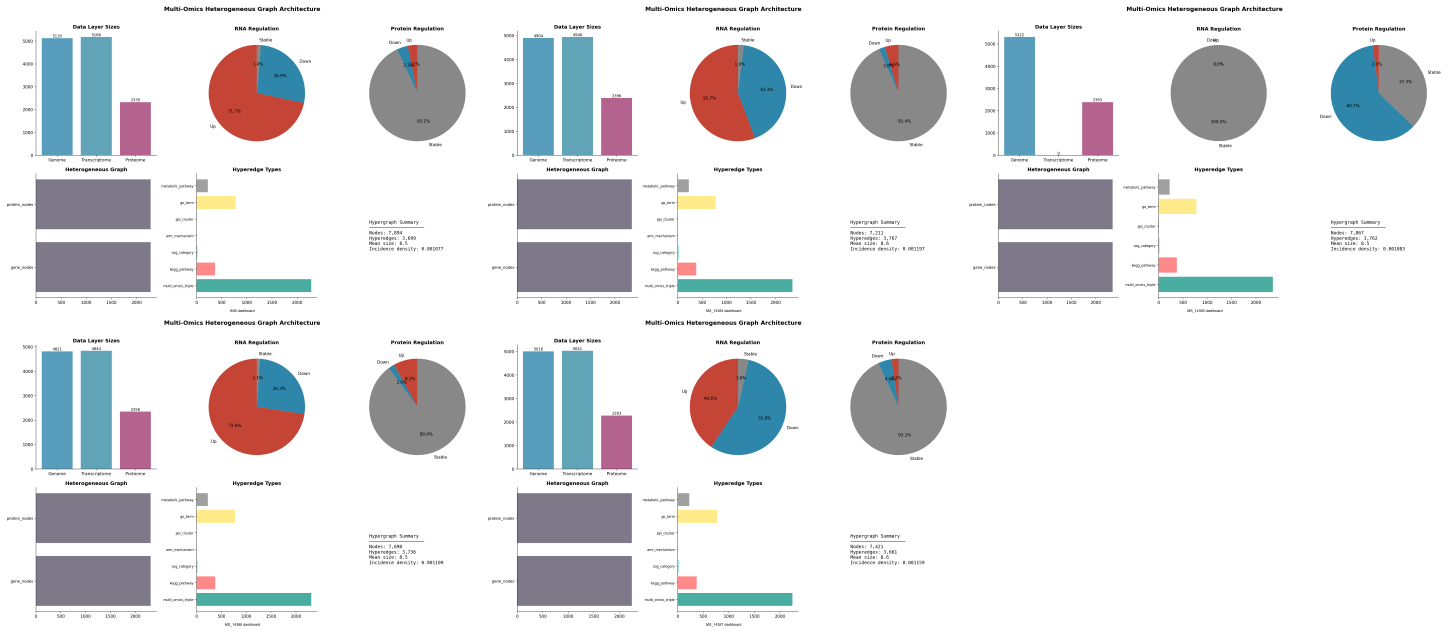
#> input picture multiomics_graph/reports/dashboards_overview.png, 7236 x 3156 px (shown at 1/5 size)
$ python restore_dashboards.py
#> lines starting #> are read from the running program, lines starting #| are printed output that depends on the picture
"""Restore the original pipeline-generated dashboards from the earlier montage.

dashboards_overview.png was composed from the original outputs dashboards (before
any regeneration), so each original summary_dashboard.png can be cropped back out
of it. B36 is copied from the untouched B36_summary_dashboard.png.

Run from multiomics_graph/:  python scripts/restore_dashboards.py
"""

from pathlib import Path

from PIL import Image

BASE = Path(__file__).resolve().parent.parent
OUT = BASE / "outputs"
MONTAGE = BASE / "reports" / "dashboards_overview.png"

W, H = 2388, 1521  # montage cell geometry (PAD=18, LABEL_H=30)
OFFSETS = {
    "B36": (18, 18),
    "MS_14384": (18 + 1 * (W + 18), 18),
    "MS_14385": (18 + 2 * (W + 18), 18),
    "MS_14386": (18, 18 + 1 * (H + 30 + 18)),
    "MS_14387": (18 + 1 * (W + 18), 18 + 1 * (H + 30 + 18)),
}


def main():
    montage = Image.open(MONTAGE).convert("RGB")
#> montage is the input picture: PIL image 7236x3156 RGB; mean R, G, B 226.6, 227.6, 229.8
    for strain, (x, y) in OFFSETS.items():
        cell = montage.crop((x, y, x + W, y + H))
        bbox = cell.getbbox()
        if bbox is None:
            print(f"  {strain}: empty cell, skipping")
            continue
        img = cell.crop(bbox)
        out = OUT / strain / "figures" / "summary_dashboard.png"
        img.save(out)
        print(f"Restored {strain} -> {out} ({img.width}x{img.height})")
#> this loop made 5 passes
#> pass 1, in main, `cell = montage.crop((x, y, x + W, y + H))`:
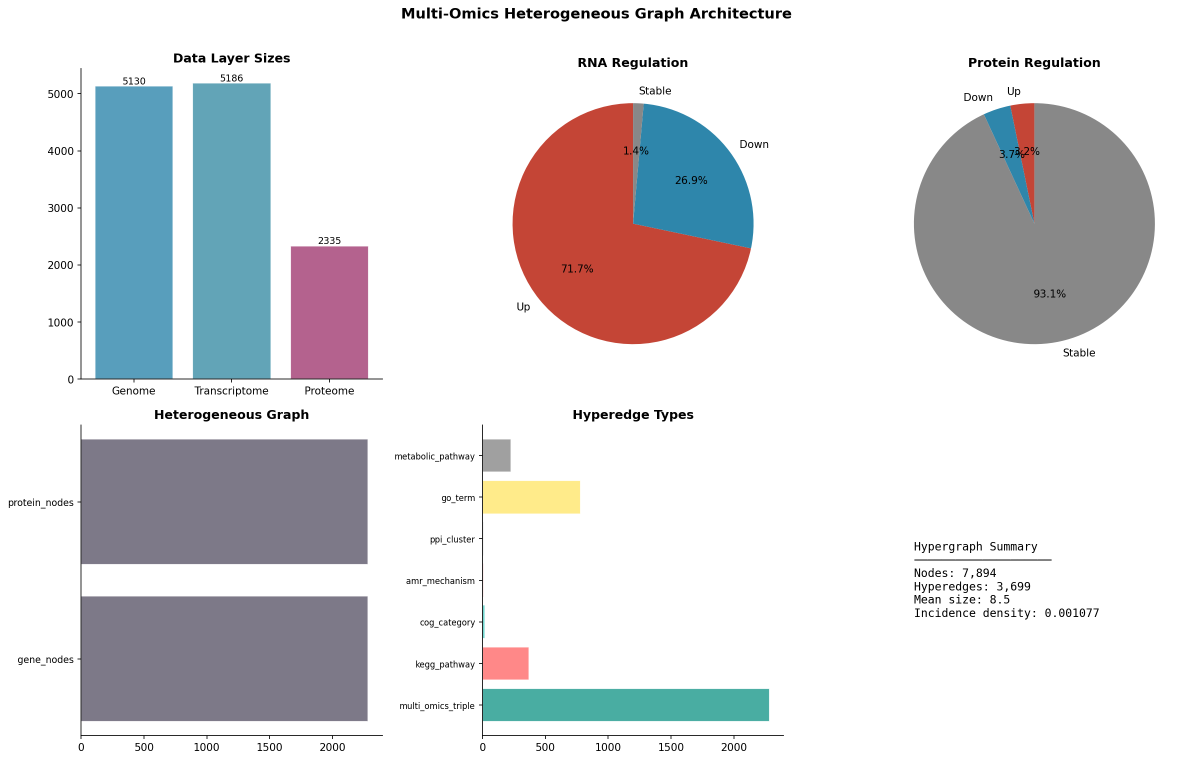
#> cell: PIL image 2388x1521 RGB (shown at 1/2 size); mean R, G, B 219.9, 219.4, 221.9
#> pass 3, in main, `cell = montage.crop((x, y, x + W, y + H))`:
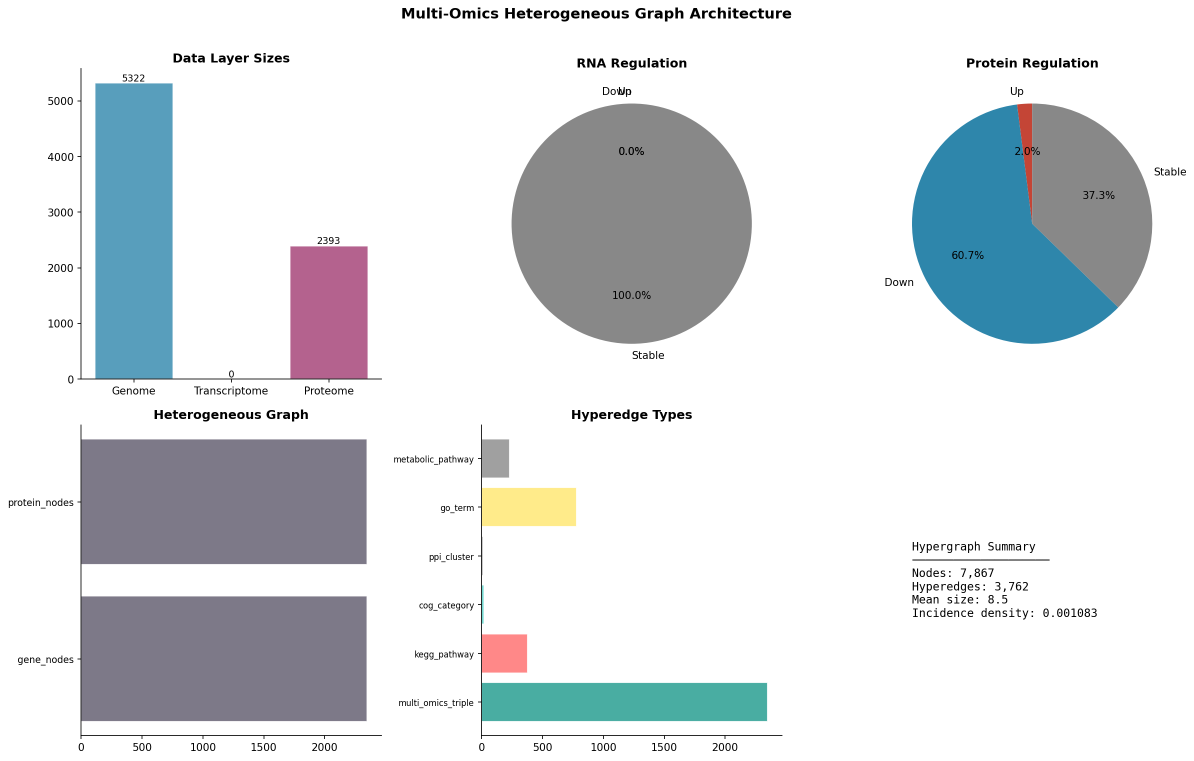
#> cell: PIL image 2388x1521 RGB (shown at 1/2 size); mean R, G, B 220.1, 224, 227.1
#> after the loop:
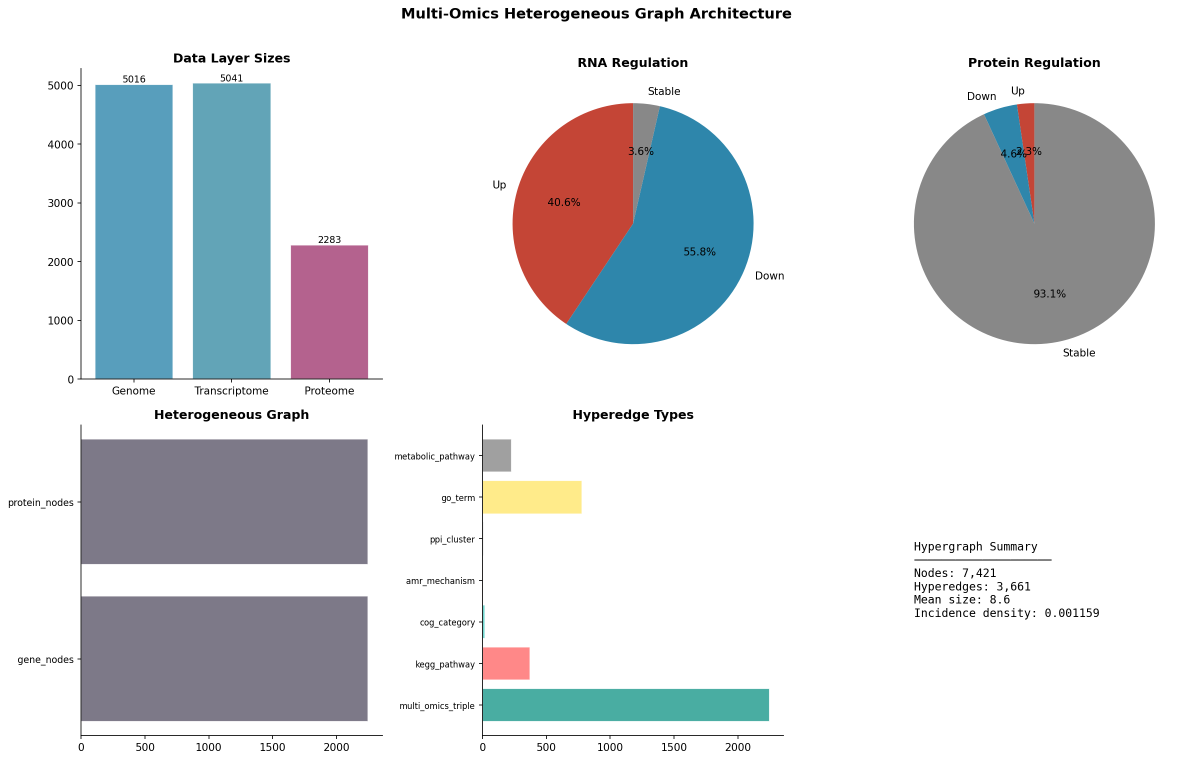
#> img: PIL image 2388x1521 RGB (shown at 1/2 size); mean R, G, B 217.6, 220.4, 223.7


if __name__ == "__main__":
    main()

$ run again, with multiomics_graph/reports/amr_cross_strain_heatmap.png copied over multiomics_graph/reports/dashboards_overview.png
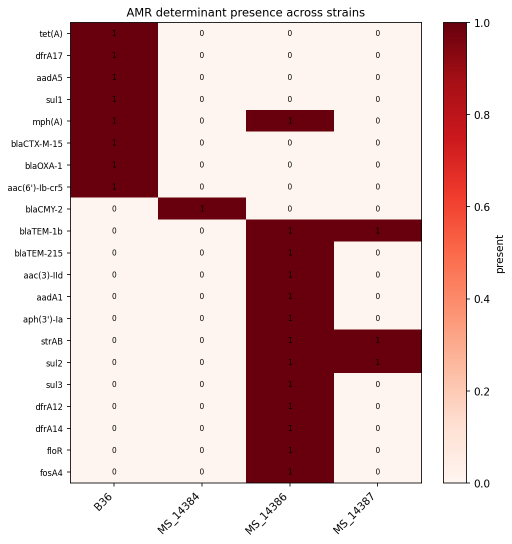
#> input picture multiomics_graph/reports/amr_cross_strain_heatmap.png, 1024 x 1087 px (shown at 1/2 size)
#> the loop in main, `for strain, (x, y) in OFFSETS.items():` made 5 passes
#> bbox on pass 1: (0, 0, 1006, 1069)
#> pass 1, in main, `cell = montage.crop((x, y, x + W, y + H))`:
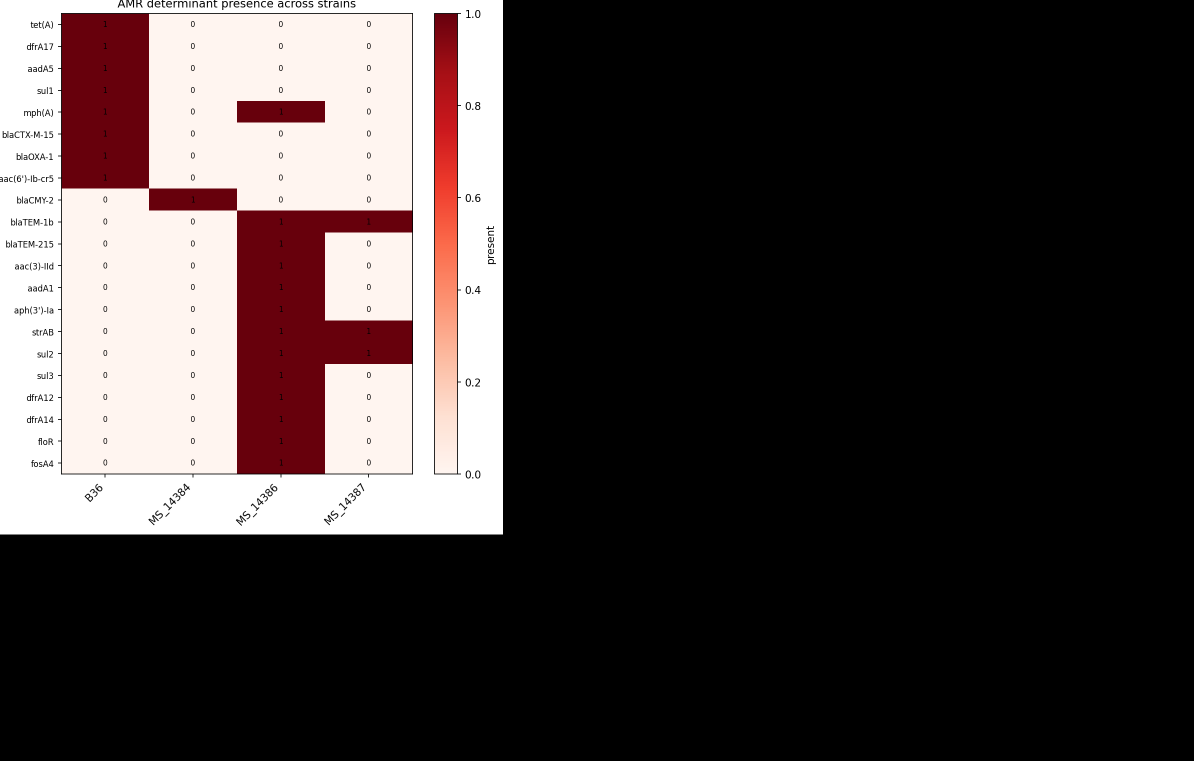
#> cell: PIL image 2388x1521 RGB (shown at 1/2 size); mean R, G, B 65.6, 57.7, 57.6
#> pass 1, in main, `img = cell.crop(bbox)`:
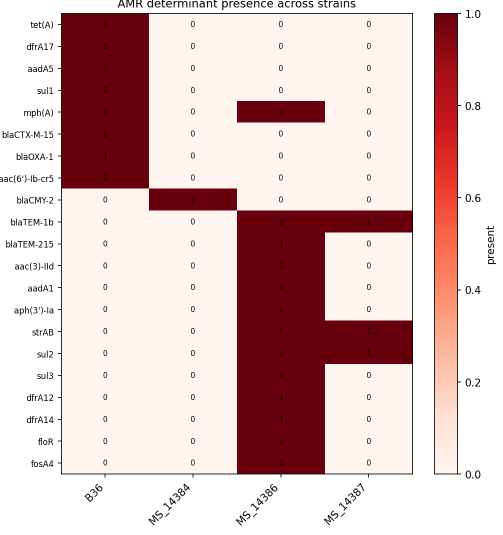
#> img: PIL image 1006x1069 RGB (shown at 1/2 size); mean R, G, B 221.7, 194.9, 194.4

$ run again, with multiomics_graph/reports/amr_trace_B36_aadA5.png copied over multiomics_graph/reports/dashboards_overview.png
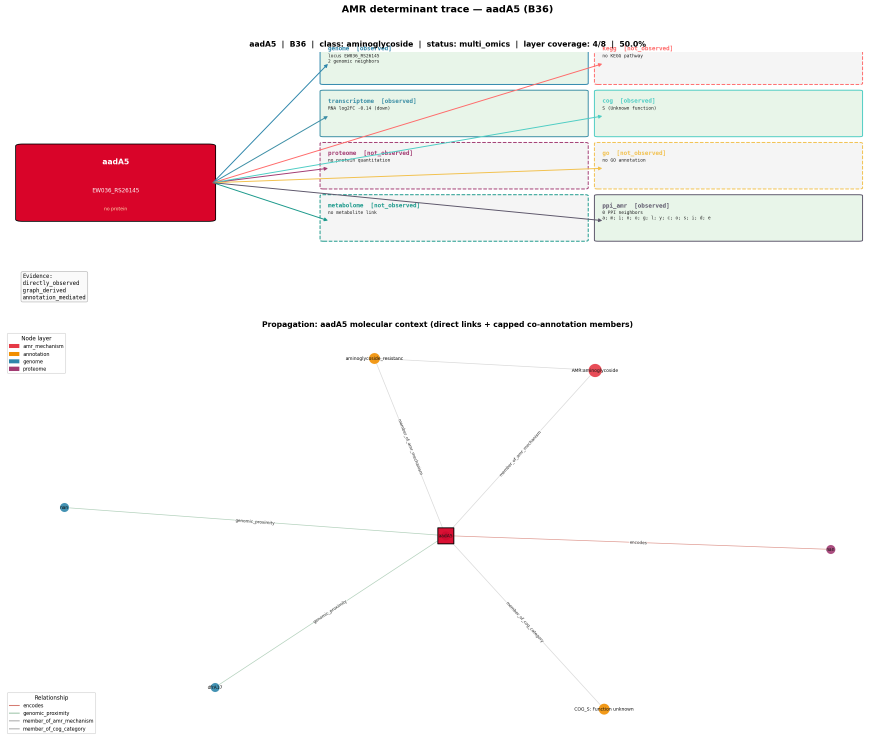
#> input picture multiomics_graph/reports/amr_trace_B36_aadA5.png, 2685 x 2223 px (shown at 1/3 size)
#> the loop in main, `for strain, (x, y) in OFFSETS.items():` made 5 passes
#> bbox on passes 1, 2, 4, 5: (0, 0, 2388, 1521), (0, 0, 261, 1521), (0, 0, 2388, 636), (0, 0, 261, 636)
#> pass 1, in main, `cell = montage.crop((x, y, x + W, y + H))`:
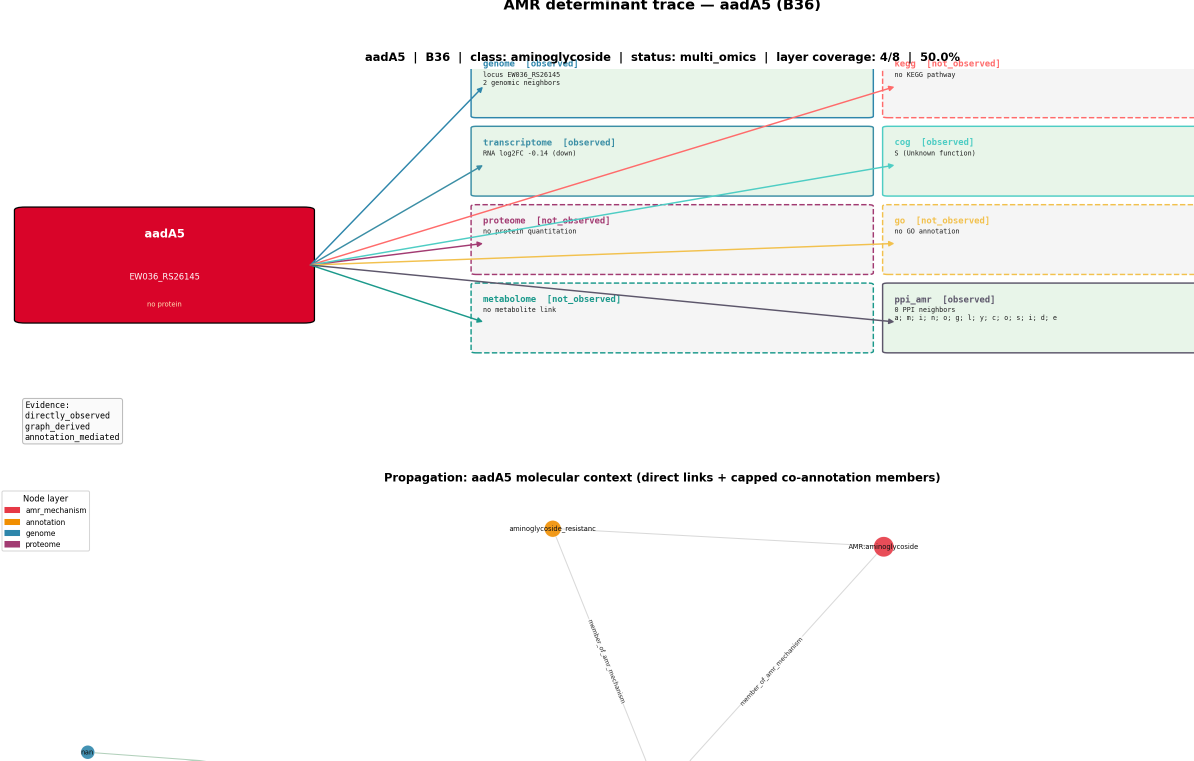
#> cell: PIL image 2388x1521 RGB (shown at 1/2 size); mean R, G, B 245.8, 239.3, 239.5
#> after the loop in main, `for strain, (x, y) in OFFSETS.items():`:
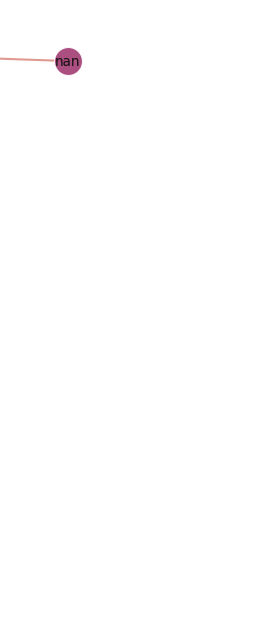
#> img: PIL image 261x636 RGB; mean R, G, B 254.6, 254.3, 254.4
